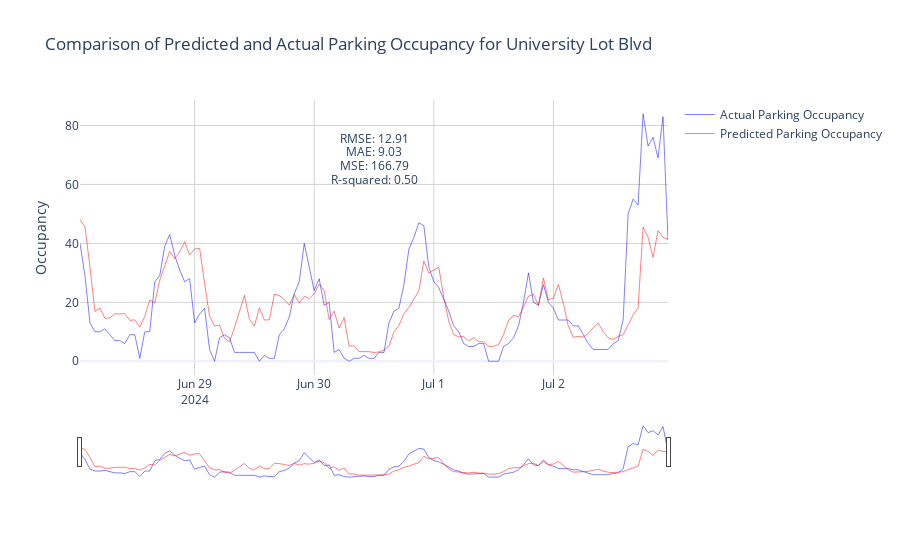

Write notebook code for a chart like this one.
### Code cell
import plotly.graph_objects as go


# Create a new figure
fig = go.Figure()


# Add trace for the actual values
fig.add_trace(go.Scatter(x=testing_actual_vs_pred_df.index, y=testing_actual_vs_pred_df['Actual'],
                         name='Actual Parking Occupancy',
                         line=dict(color='blue', width=0.5),
                         hovertemplate='<b>Date</b>: %{x|%m-%d-%Y}<br>' +
                                       '<b>Actual Occupancy</b>: %{y}<br>' +
                                       '<b>Day of Week</b>: %{x| %A}<extra></extra>'))


# Add trace for the predicted values
fig.add_trace(go.Scatter(x=testing_actual_vs_pred_df.index, y=testing_actual_vs_pred_df['Predicted'],
                         name='Predicted Parking Occupancy',
                         line=dict(color='red', width=0.5),
                         hovertemplate='<b>Date</b>: %{x|%m-%d-%Y}<br>' +
                                       '<b>Predicted Occupancy</b>: %{y}<br>' +
                                       '<b>Day of Week</b>: %{x| %A}<extra></extra>'))


# Update layout
fig.update_layout(
    title=f'Comparison of Predicted and Actual Parking Occupancy for {parking_lot_to_predict}',
    xaxis=dict(
        rangeslider=dict(visible=True),
        type='date'
    ),
    yaxis_title='Occupancy',
    template='plotly_white',
    annotations=[
        dict(xref='paper', yref='paper', x=0.5, y=0.9,
             text=f'RMSE: {rmse:.2f}', showarrow=False),
        dict(xref='paper', yref='paper', x=0.5, y=0.85,
             text=f'MAE: {mae:.2f}', showarrow=False),
        dict(xref='paper', yref='paper', x=0.5, y=0.8,
             text=f'MSE: {mse:.2f}', showarrow=False),
        dict(xref='paper', yref='paper', x=0.5, y=0.75,
             text=f'R-squared: {r2:.2f}', showarrow=False)
    ]
)

# Update axes appearance
fig.update_xaxes(showgrid=True, gridwidth=1, gridcolor='lightgrey')
fig.update_yaxes(showgrid=True, gridwidth=1, gridcolor='lightgrey')

# Show the plot
fig.show()
